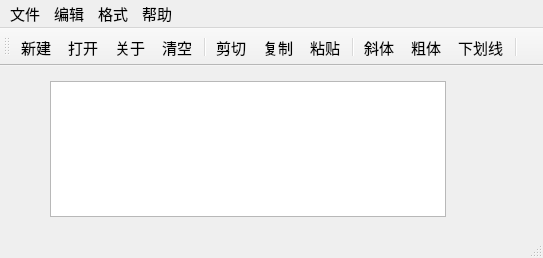
<?xml version="1.0" encoding="UTF-8"?>
<ui version="4.0">
 <class>QWMainWind</class>
 <widget class="QMainWindow" name="QWMainWind">
  <property name="geometry">
   <rect>
    <x>0</x>
    <y>0</y>
    <width>543</width>
    <height>258</height>
   </rect>
  </property>
  <property name="font">
   <font>
    <pointsize>11</pointsize>
   </font>
  </property>
  <property name="windowTitle">
   <string>QWMainWind</string>
  </property>
  <widget class="QWidget" name="centralWidget">
   <widget class="QTextEdit" name="txtEdit">
    <property name="geometry">
     <rect>
      <x>50</x>
      <y>15</y>
      <width>396</width>
      <height>136</height>
     </rect>
    </property>
    <property name="font">
     <font>
      <pointsize>16</pointsize>
     </font>
    </property>
   </widget>
  </widget>
  <widget class="QMenuBar" name="menuBar">
   <property name="geometry">
    <rect>
     <x>0</x>
     <y>0</y>
     <width>543</width>
     <height>20</height>
    </rect>
   </property>
   <widget class="QMenu" name="menu">
    <property name="title">
     <string>文件</string>
    </property>
    <addaction name="actNew"/>
    <addaction name="actOpen"/>
    <addaction name="separator"/>
    <addaction name="actClose"/>
   </widget>
   <widget class="QMenu" name="menu_2">
    <property name="title">
     <string>编辑</string>
    </property>
    <addaction name="actCut"/>
    <addaction name="actCopy"/>
    <addaction name="actPaste"/>
    <addaction name="separator"/>
    <addaction name="actClear"/>
   </widget>
   <widget class="QMenu" name="menu_3">
    <property name="title">
     <string>格式</string>
    </property>
    <addaction name="actFontBold"/>
    <addaction name="actFontItalic"/>
    <addaction name="actFontUnder"/>
    <addaction name="separator"/>
    <addaction name="actToolbarLab"/>
   </widget>
   <widget class="QMenu" name="menu_4">
    <property name="title">
     <string>帮助</string>
    </property>
    <addaction name="actAbout"/>
   </widget>
   <addaction name="menu"/>
   <addaction name="menu_2"/>
   <addaction name="menu_3"/>
   <addaction name="menu_4"/>
  </widget>
  <widget class="QToolBar" name="mainToolBar">
   <property name="toolButtonStyle">
    <enum>Qt::ToolButtonTextUnderIcon</enum>
   </property>
   <attribute name="toolBarArea">
    <enum>TopToolBarArea</enum>
   </attribute>
   <attribute name="toolBarBreak">
    <bool>false</bool>
   </attribute>
   <addaction name="actNew"/>
   <addaction name="actOpen"/>
   <addaction name="actAbout"/>
   <addaction name="actClear"/>
   <addaction name="separator"/>
   <addaction name="actCut"/>
   <addaction name="actCopy"/>
   <addaction name="actPaste"/>
   <addaction name="separator"/>
   <addaction name="actFontItalic"/>
   <addaction name="actFontBold"/>
   <addaction name="actFontUnder"/>
   <addaction name="separator"/>
  </widget>
  <widget class="QStatusBar" name="statusBar"/>
  <action name="actCut">
   <property name="icon">
    <iconset resource="res.qrc">
     <normaloff>:/images/images/cut.bmp</normaloff>:/images/images/cut.bmp</iconset>
   </property>
   <property name="text">
    <string>剪切</string>
   </property>
   <property name="toolTip">
    <string>剪切</string>
   </property>
   <property name="shortcut">
    <string>Ctrl+X</string>
   </property>
  </action>
  <action name="actCopy">
   <property name="icon">
    <iconset resource="res.qrc">
     <normaloff>:/images/images/120.bmp</normaloff>:/images/images/120.bmp</iconset>
   </property>
   <property name="text">
    <string>复制</string>
   </property>
   <property name="toolTip">
    <string>复制</string>
   </property>
   <property name="shortcut">
    <string>Ctrl+C</string>
   </property>
  </action>
  <action name="actPaste">
   <property name="icon">
    <iconset resource="res.qrc">
     <normaloff>:/images/images/paste.bmp</normaloff>:/images/images/paste.bmp</iconset>
   </property>
   <property name="text">
    <string>粘贴</string>
   </property>
   <property name="toolTip">
    <string>粘贴</string>
   </property>
   <property name="shortcut">
    <string>Ctrl+V</string>
   </property>
  </action>
  <action name="actFontBold">
   <property name="checkable">
    <bool>true</bool>
   </property>
   <property name="icon">
    <iconset resource="res.qrc">
     <normaloff>:/images/images/BLD.BMP</normaloff>:/images/images/BLD.BMP</iconset>
   </property>
   <property name="text">
    <string>粗体</string>
   </property>
   <property name="toolTip">
    <string>粗体</string>
   </property>
  </action>
  <action name="actFontItalic">
   <property name="checkable">
    <bool>true</bool>
   </property>
   <property name="icon">
    <iconset resource="res.qrc">
     <normaloff>:/images/images/ITL.BMP</normaloff>:/images/images/ITL.BMP</iconset>
   </property>
   <property name="text">
    <string>斜体</string>
   </property>
   <property name="toolTip">
    <string>斜体</string>
   </property>
  </action>
  <action name="actFontUnder">
   <property name="checkable">
    <bool>true</bool>
   </property>
   <property name="icon">
    <iconset resource="res.qrc">
     <normaloff>:/images/images/WORDUNDR.BMP</normaloff>:/images/images/WORDUNDR.BMP</iconset>
   </property>
   <property name="text">
    <string>下划线</string>
   </property>
   <property name="toolTip">
    <string>下划线</string>
   </property>
  </action>
  <action name="actClose">
   <property name="icon">
    <iconset resource="res.qrc">
     <normaloff>:/images/images/exit.bmp</normaloff>:/images/images/exit.bmp</iconset>
   </property>
   <property name="text">
    <string>退出</string>
   </property>
   <property name="toolTip">
    <string>退出</string>
   </property>
  </action>
  <action name="actOpen">
   <property name="icon">
    <iconset resource="res.qrc">
     <normaloff>:/images/images/open3.bmp</normaloff>:/images/images/open3.bmp</iconset>
   </property>
   <property name="text">
    <string>打开...</string>
   </property>
   <property name="toolTip">
    <string>打开文件</string>
   </property>
   <property name="shortcut">
    <string>Ctrl+O</string>
   </property>
  </action>
  <action name="actClear">
   <property name="icon">
    <iconset resource="res.qrc">
     <normaloff>:/images/images/103.bmp</normaloff>:/images/images/103.bmp</iconset>
   </property>
   <property name="text">
    <string>清空</string>
   </property>
   <property name="toolTip">
    <string>清空内容</string>
   </property>
  </action>
  <action name="actFont">
   <property name="icon">
    <iconset resource="res.qrc">
     <normaloff>:/images/images/20.ico</normaloff>:/images/images/20.ico</iconset>
   </property>
   <property name="text">
    <string>字体...</string>
   </property>
   <property name="toolTip">
    <string>字体设置</string>
   </property>
  </action>
  <action name="actNew">
   <property name="icon">
    <iconset resource="res.qrc">
     <normaloff>:/images/images/new2.bmp</normaloff>:/images/images/new2.bmp</iconset>
   </property>
   <property name="text">
    <string>新建</string>
   </property>
   <property name="shortcut">
    <string>Ctrl+N</string>
   </property>
  </action>
  <action name="actToolbarLab">
   <property name="checkable">
    <bool>true</bool>
   </property>
   <property name="checked">
    <bool>true</bool>
   </property>
   <property name="text">
    <string>显示工具栏文字标签</string>
   </property>
   <property name="menuRole">
    <enum>QAction::TextHeuristicRole</enum>
   </property>
  </action>
  <action name="actAbout">
   <property name="icon">
    <iconset>
     <normaloff>C:/Users/Azu/OneDrive/桌面/question-mark.svg</normaloff>C:/Users/Azu/OneDrive/桌面/question-mark.svg</iconset>
   </property>
   <property name="text">
    <string>关于</string>
   </property>
  </action>
 </widget>
 <layoutdefault spacing="6" margin="11"/>
 <resources>
  <include location="res.qrc"/>
 </resources>
 <connections>
  <connection>
   <sender>actClose</sender>
   <signal>triggered()</signal>
   <receiver>QWMainWind</receiver>
   <slot>close()</slot>
   <hints>
    <hint type="sourcelabel">
     <x>-1</x>
     <y>-1</y>
    </hint>
    <hint type="destinationlabel">
     <x>422</x>
     <y>254</y>
    </hint>
   </hints>
  </connection>
  <connection>
   <sender>actClear</sender>
   <signal>triggered()</signal>
   <receiver>txtEdit</receiver>
   <slot>clear()</slot>
   <hints>
    <hint type="sourcelabel">
     <x>-1</x>
     <y>-1</y>
    </hint>
    <hint type="destinationlabel">
     <x>260</x>
     <y>256</y>
    </hint>
   </hints>
  </connection>
  <connection>
   <sender>actCut</sender>
   <signal>triggered()</signal>
   <receiver>txtEdit</receiver>
   <slot>cut()</slot>
   <hints>
    <hint type="sourcelabel">
     <x>-1</x>
     <y>-1</y>
    </hint>
    <hint type="destinationlabel">
     <x>260</x>
     <y>256</y>
    </hint>
   </hints>
  </connection>
  <connection>
   <sender>actCopy</sender>
   <signal>triggered()</signal>
   <receiver>txtEdit</receiver>
   <slot>copy()</slot>
   <hints>
    <hint type="sourcelabel">
     <x>-1</x>
     <y>-1</y>
    </hint>
    <hint type="destinationlabel">
     <x>260</x>
     <y>256</y>
    </hint>
   </hints>
  </connection>
  <connection>
   <sender>actPaste</sender>
   <signal>triggered()</signal>
   <receiver>txtEdit</receiver>
   <slot>paste()</slot>
   <hints>
    <hint type="sourcelabel">
     <x>-1</x>
     <y>-1</y>
    </hint>
    <hint type="destinationlabel">
     <x>260</x>
     <y>256</y>
    </hint>
   </hints>
  </connection>
 </connections>
</ui>
